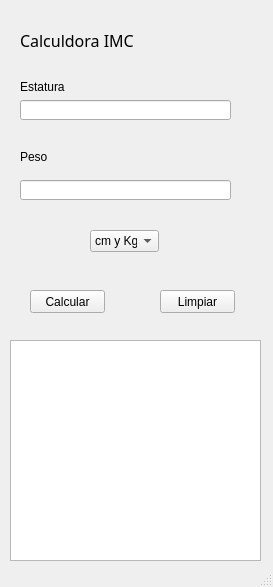
<?xml version="1.0" encoding="UTF-8"?>
<ui version="4.0">
 <class>MainWindow</class>
 <widget class="QMainWindow" name="MainWindow">
  <property name="geometry">
   <rect>
    <x>0</x>
    <y>0</y>
    <width>273</width>
    <height>587</height>
   </rect>
  </property>
  <property name="windowTitle">
   <string>MainWindow</string>
  </property>
  <widget class="QWidget" name="centralwidget">
   <widget class="QLabel" name="label">
    <property name="geometry">
     <rect>
      <x>20</x>
      <y>20</y>
      <width>131</width>
      <height>41</height>
     </rect>
    </property>
    <property name="font">
     <font>
      <family>MV Boli</family>
      <pointsize>12</pointsize>
     </font>
    </property>
    <property name="text">
     <string>Calculdora IMC</string>
    </property>
   </widget>
   <widget class="QLabel" name="label_2">
    <property name="geometry">
     <rect>
      <x>20</x>
      <y>80</y>
      <width>47</width>
      <height>13</height>
     </rect>
    </property>
    <property name="text">
     <string>Estatura</string>
    </property>
   </widget>
   <widget class="QLineEdit" name="textEstatura">
    <property name="geometry">
     <rect>
      <x>20</x>
      <y>100</y>
      <width>211</width>
      <height>20</height>
     </rect>
    </property>
   </widget>
   <widget class="QLabel" name="label_3">
    <property name="geometry">
     <rect>
      <x>20</x>
      <y>150</y>
      <width>47</width>
      <height>13</height>
     </rect>
    </property>
    <property name="text">
     <string>Peso</string>
    </property>
   </widget>
   <widget class="QLineEdit" name="textPeso">
    <property name="geometry">
     <rect>
      <x>20</x>
      <y>180</y>
      <width>211</width>
      <height>20</height>
     </rect>
    </property>
   </widget>
   <widget class="QComboBox" name="comboBoxSeleccionar">
    <property name="geometry">
     <rect>
      <x>90</x>
      <y>230</y>
      <width>69</width>
      <height>22</height>
     </rect>
    </property>
    <item>
     <property name="text">
      <string>cm y Kg</string>
     </property>
    </item>
    <item>
     <property name="text">
      <string>pul y libras</string>
     </property>
    </item>
   </widget>
   <widget class="QPushButton" name="btnCalcular">
    <property name="geometry">
     <rect>
      <x>30</x>
      <y>290</y>
      <width>75</width>
      <height>23</height>
     </rect>
    </property>
    <property name="text">
     <string>Calcular</string>
    </property>
   </widget>
   <widget class="QPushButton" name="btnLimpiar">
    <property name="geometry">
     <rect>
      <x>160</x>
      <y>290</y>
      <width>75</width>
      <height>23</height>
     </rect>
    </property>
    <property name="text">
     <string>Limpiar</string>
    </property>
   </widget>
   <widget class="QPlainTextEdit" name="resultado">
    <property name="geometry">
     <rect>
      <x>10</x>
      <y>340</y>
      <width>251</width>
      <height>221</height>
     </rect>
    </property>
   </widget>
  </widget>
  <widget class="QStatusBar" name="statusbar"/>
 </widget>
 <resources/>
 <connections>
  <connection>
   <sender>btnLimpiar</sender>
   <signal>clicked()</signal>
   <receiver>textPeso</receiver>
   <slot>clear()</slot>
   <hints>
    <hint type="sourcelabel">
     <x>182</x>
     <y>298</y>
    </hint>
    <hint type="destinationlabel">
     <x>184</x>
     <y>189</y>
    </hint>
   </hints>
  </connection>
  <connection>
   <sender>btnLimpiar</sender>
   <signal>clicked()</signal>
   <receiver>textEstatura</receiver>
   <slot>clear()</slot>
   <hints>
    <hint type="sourcelabel">
     <x>221</x>
     <y>299</y>
    </hint>
    <hint type="destinationlabel">
     <x>211</x>
     <y>114</y>
    </hint>
   </hints>
  </connection>
  <connection>
   <sender>btnLimpiar</sender>
   <signal>clicked()</signal>
   <receiver>resultado</receiver>
   <slot>clear()</slot>
   <hints>
    <hint type="sourcelabel">
     <x>165</x>
     <y>301</y>
    </hint>
    <hint type="destinationlabel">
     <x>152</x>
     <y>406</y>
    </hint>
   </hints>
  </connection>
 </connections>
</ui>
